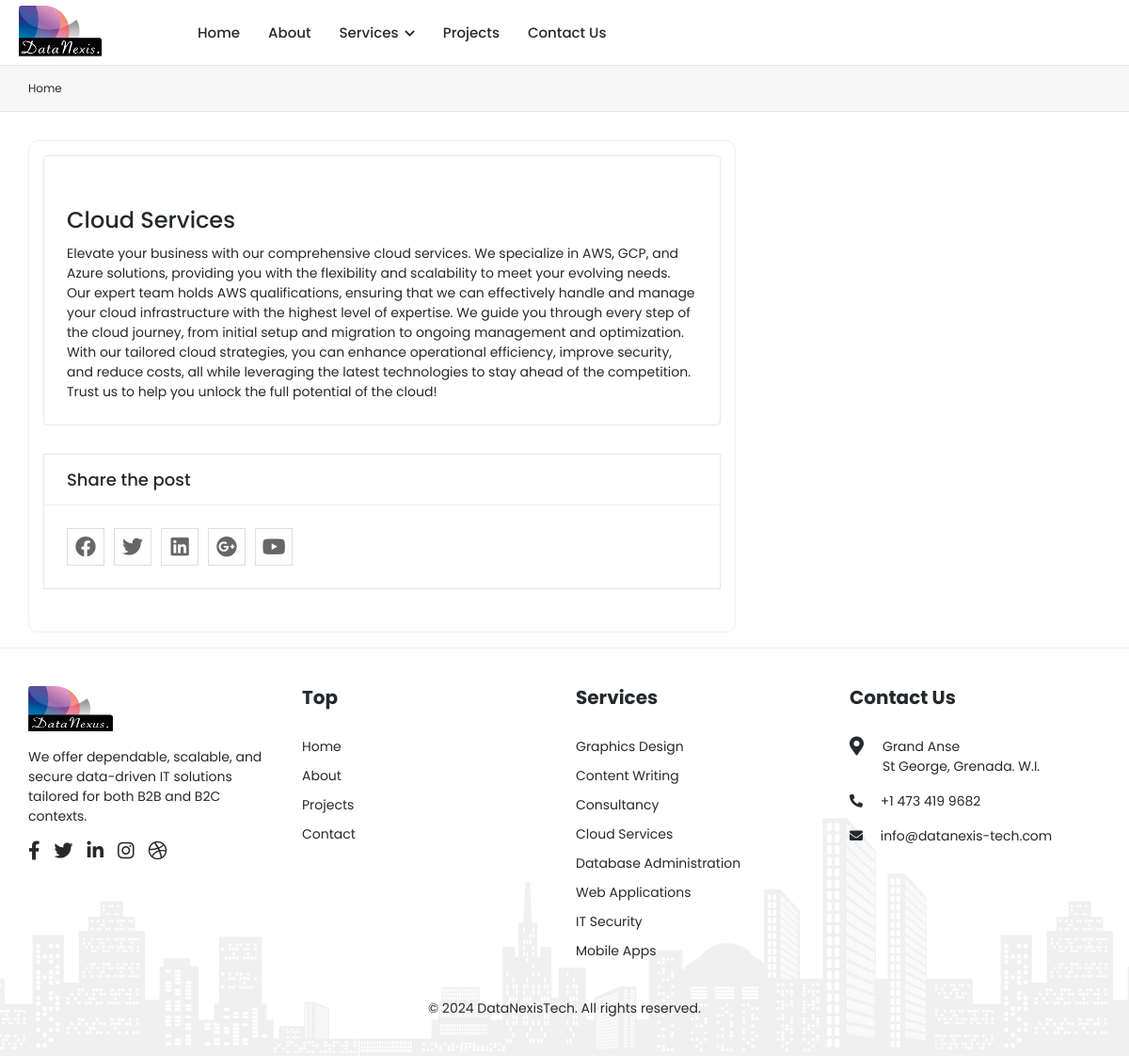
Screenshot of /single_service/marketing/ with the database file from the repository.
### pages/models.py (models this page shows, shortened)
class Service(models.Model):
    service = models.ForeignKey(ServiceTitle, on_delete=models.CASCADE, blank=True, null=True)
    icon = models.ImageField(upload_to='icon/', blank=True, null=True)
    icon2 = models.ImageField(upload_to='icon2/', blank=True, null=True)
    description = models.TextField(blank=True, null=True)
    created_at = models.DateTimeField(auto_now_add=True)
    modified_at = models.DateTimeField(auto_now=True)
    def __str__(self):
        return self.service.title

class ServiceTitle(models.Model):
    title =  models.CharField(max_length=200)
    slug = models.SlugField()
    image = models.ImageField(upload_to='services/', blank=True, null=True)

### pages/views.py (the view)
# urls.py: path('single_service/<str:slug>/', single_service, name='single_service'),
def single_service(request, slug):
    service = Service.objects.get(service__slug=slug)
    allServe = Service.objects.exclude(id=service.id)
    print('service ======', service.service.title)
    context = {
        'service': service,
        'allServe': allServe,
    }
    return render(request, 'pages/single_service.html', context)

### pages/context_processors.py (called while the page is built)
def allServices(request):
    allServices = Service.objects.all()
    return dict(allServices=allServices)

def team(request):
    team = Team.objects.all().order_by('-name')
    return dict(team=team)

### templates/pages/single_service.html (shortened to what this page needs)
{% extends 'base.html' %}
{% load static %}
{% block content %}
<div class="breadcrumb-bar">
    <div class="container-fluid">
        <div class="row align-items-center">
            <div class="col-md-12 col-12">
                <nav aria-label="breadcrumb" class="page-breadcrumb">
                    <ol class="breadcrumb">
                        <li class="breadcrumb-item"><a href="/">Home</a></li>
                    </ol>
                </nav>
            </div>
        </div>
    </div>
</div>
<div class="content">
    <div class="container-fluid">
        <div class="row">
            <div class="col-lg-8 col-md-12 mb-3">
                <div class="blog-view">
                    <div class="blog blog-single-post">
                        <h3 class="blog-title">{{service}}</h3>
                        <div class="blog-content">
                            {{service.description}}
                        </div>
                    </div>
                    <div class="card blog-share clearfix">
                        <div class="card-header">
                            <h4 class="card-title">Share the post</h4>
                        </div>
                        <div class="card-body">
                            <ul class="social-share">
                                <li><a href="#" title="Facebook"><i class="fab fa-facebook"></i></a></li>
                                <li><a href="#" title="Twitter"><i class="fab fa-twitter"></i></a></li>
                                <li><a href="#" title="Linkedin"><i class="fab fa-linkedin"></i></a></li>
                                <li><a href="#" title="Google Plus"><i class="fab fa-google-plus"></i></a></li>
                                <li><a href="#" title="Youtube"><i class="fab fa-youtube"></i></a></li>
                            </ul>
                        </div>
                    </div>
            </div>
    </div>
    </div>
</div>
{% endblock content %}

### templates/includes/footer.html (shortened to what this page needs)
{% load static %}
<footer class="footer">
    <div class="footer-top aos" >
        <div class="container-fluid">
            <div class="row">
                <div class="col-lg-3 col-md-6">
                    <div class="footer-widget footer-about">
                        <div class="footer-logo">
                            <img class="widthh90" src="{% static 'assets/img/DataNexus-logo.png' %}" alt="logo">
                        </div>
                        <div class="footer-about-content">
                            <p>
                                We offer dependable, scalable, and secure data-driven IT solutions tailored for both B2B and B2C contexts.
                            </p>
                            <div class="social-icon">
                                <ul>
                                    <li>
                                        <a href="#" target="_blank"><i class="fab fa-facebook-f"></i> </a>
                                    </li>
                                    <li>
                                        <a href="#" target="_blank"><i class="fab fa-twitter"></i> </a>
                                    </li>
                                    <li>
                                        <a href="#" target="_blank"><i class="fab fa-linkedin-in"></i></a>
                                    </li>
                                    <li>
                                        <a href="#" target="_blank"><i class="fab fa-instagram"></i></a>
                                    </li>
                                    <li>
                                        <a href="#" target="_blank"><i class="fab fa-dribbble"></i> </a>
                                    </li>
                                </ul>
                            </div>
                        </div>
                    </div>
                </div>
                <div class="col-lg-3 col-md-6">
                    <div class="footer-widget footer-menu">
                        <h2 class="footer-title">Top</h2>
                        <ul>
                            <li><a href="{% url 'home' %}">Home</a></li>
                            <li><a href="{% url 'about' %}">About</a></li>
                            <li><a href="{% url 'projects' %}">Projects</a></li>
                            <li><a href="{% url 'contact' %}">Contact</a></li>
                        </ul>
                    </div>
                </div>
                <div class="col-lg-3 col-md-6">
                    <div class="footer-widget footer-menu">
                        <h2 class="footer-title">Services</h2>
                        <ul>
                            {% for i in allServices %}
                            <li><a href="{% url 'single_service' i.service.slug %}">{{i.service.title}}</a></li>
                            {%endfor%}
                        </ul>
                    </div>
                </div>
                <div class="col-lg-3 col-md-6">
                    <div class="footer-widget footer-contact">
                        <h2 class="footer-title">Contact Us</h2>
                        <div class="footer-contact-info">
                            <div class="footer-address">
                                <span><i class="fas fa-map-marker-alt"></i></span>
                                <p>Grand Anse<br>St George, Grenada. W.I. </p>
                            </div>
                            <p>
                                <i class="fas fa-phone-alt"></i>
                                +1 473 419 9682
                            </p>
                            <p class="mb-0">
                                <i class="fas fa-envelope"></i>
                                info@datanexis-tech.com
                            </p>
                        </div>
                    </div>
                </div>
            </div>
        </div>
    </div>
    <div class="footer-bottom">
        <div class="container-fluid">
            <div class="copyright">
                <div class="row">
                    <div class="col-12 text-center">
                        <div class="copyright-text">
                            <p class="mb-0">&copy; 2024 DataNexisTech. All rights reserved.</p>
                        </div>
                    </div>
                </div>
            </div>
        </div>
    </div>
</footer>
</div>
</div>
    </body>
</html>

### datanexistech/static/assets/css/custom.css (style rules this page uses)
.widthh90 { width: 90px; }

### rows the page displays
Service: service.title "Cloud Services", description "Elevate your business with our comprehensive cloud services. We specialize in AWS, GCP, and Azure solutions, providing you with the flexibility and scalability to meet your evolving needs. Our expert team holds AWS qualifications, ensuring that we can effectively handle and manage your cloud infrastructure with the highest level of expertise. We guide you through every step of the cloud journey, from initial setup and migration to ongoing management and optimization. With our tailored cloud strategies, you can enhance operational efficiency, improve security, and reduce costs, all while leveraging the latest technologies to stay ahead of the competition. Trust us to help you unlock the full…", service "Cloud Services"
Service: service "Graphics Design"
Service: service "Content Writing"
Service: service "Consultancy"
Service: service "Database Administration"
Service: service "Web Applications"
Service: service "IT Security"
Service: service "Mobile Apps"
